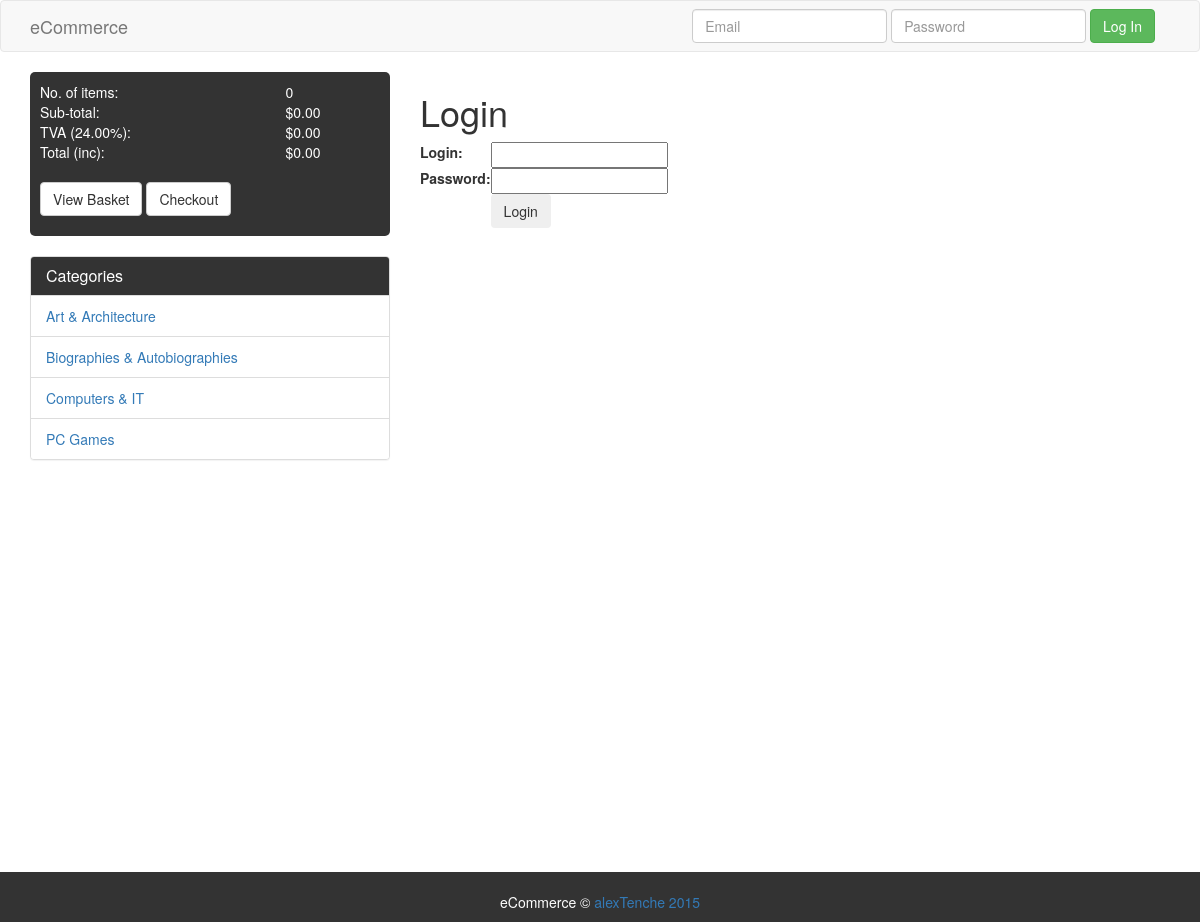
Page /admin/pages/index.php on the committed database.
### tables this page shows
CREATE TABLE IF NOT EXISTS `business` (
  `id` int(11) NOT NULL AUTO_INCREMENT,
  `name` varchar(150) NOT NULL,
  `address` text NOT NULL,
  `telephone` varchar(100) NOT NULL,
  `email` varchar(200) NOT NULL,
  `website` varchar(200) NOT NULL,
  `vat_rate` decimal(5,2) NOT NULL,
  PRIMARY KEY (`id`)
);

CREATE TABLE IF NOT EXISTS `categories` (
  `id` int(11) NOT NULL AUTO_INCREMENT,
  `name` varchar(150) NOT NULL,
  PRIMARY KEY (`id`)
);

### classes/Dbase.php (called while the page is built, shortened)
<?php
class Dbase{
	private $_host = "localhost";
	private $_user = "root";
	private $_password = "";
	private $_name = "eCommerce";
	private $_conndb = false;
	private function connect(){
		try{
			$this->_conndb = new PDO("mysql:host=".$this->_host.";dbname=".$this->_name, $this->_user, $this->_password );
			$this->_conndb->setAttribute(PDO::ATTR_ERRMODE,PDO::ERRMODE_EXCEPTION);
			$this->_conndb->exec("SET NAMES 'utf8'");
		} catch (Exception $e){
			echo "Could not connect to the databse - PDO connection";
		exit;
		}
	}
	public function query( $sql ){
		try{
			$result = $this->_conndb->query($sql);
		}catch (Exception $e){
			echo "Data could not be retrieved from database - query";
			exit;
		}
		return $result;
	}
	public function fetchAll( $sql ){
		$result = $this->query( $sql );
		$out = $result->fetchAll(PDO::FETCH_ASSOC);
		return $out;
	}
	public function fetchOne( $sql ){
		$out = $this->fetchAll($sql);
		return array_shift($out);
	}
}

### classes/Application.php (called while the page is built, shortened)
<?php
class Application {
	public function __construct() {
		$this->db = new Dbase();
	}
}

### classes/Business.php (called while the page is built, shortened)
<?php
class Business extends Application {
	private $_table = 'business';
	public function getBusiness() {
		$sql = "SELECT * FROM $this->_table WHERE id = 1";
		return $this->db->fetchOne($sql);
	}
	public function getVatRate() {
		$business = $this->getBusiness();
		return $business['vat_rate'];
	}
}

### classes/Basket.php (called while the page is built, shortened)
<?php
class Basket {
	public $_sub_total;
	public $_vat;
	public function __construct() {
		$this->_empty_basket = empty($_SESSION['basket']) ? true : false;
		$objBusiness = new Business();
		$this->_vat_rate = $objBusiness->getVatRate();
	}
	public function noItems() {
		$value = 0;
		$this->_number_of_items = $value;
	}
	public function subtotal() {
		$value = 0;
		$this->_sub_total = round($value, 2);
	}
	public function vat() {
		$value = 0;
		$this->_vat = round($value, 2);
	}
	public function total() {
		$this->_total = round(($this->_sub_total + $this->_vat), 2);
	}
}

### classes/Catalogue.php (called while the page is built, shortened)
<?php
class Catalogue extends Application {
	public function getCategories() {
		$sql = "SELECT * FROM categories ORDER BY name ASC";
		return $this->db->fetchAll($sql);
	}
}
?>

### classes/Url.php (called while the page is built, shortened)
<?php
class Url {
	public static function getParam($par) {
		return isset($_GET[$par]) && $_GET[$par] != "" ? $_GET[$par] : null;
	}
}

### classes/Helper.php (called while the page is built, shortened)
<?php
class Helper {
	public static function getActive($page = null) {
		if(!empty($page)) {
			if(is_array($page)) {
				$error = array();
				foreach($page as $key => $value) {
					if(Url::getParam($key) != $value) {
						array_push($error, $key);
					}
				}
				return empty($error) ? " class=\"act\"" : null;
			}
		}
		return $page == Url::cPage() ? " class=\"act\"" : null;
	}
	public static function encodeHTML($string, $case = 2) {
		switch($case) {
			case 2:
			$pattern = '<([a-zA-Z0-9\.\, "\'_\/\-\+~=;:\(\)?&#%![\]@]+)>';
			$textMatches = preg_split('/' . $pattern . '/', $string);
			$textSanitised = array();
			foreach($textMatches as $key => $value) {
				$textSanitised[$key] = htmlentities(html_entity_decode($value, ENT_QUOTES, 'UTF-8'), ENT_QUOTES, 'UTF-8');
			}
			foreach($textMatches as $key => $value) {
				$string = str_replace($value, $textSanitised[$key], $string);
			}
			return $string;
			break;
		}
	}
}

### mod/basket_left.php (the view)
<?php $objBasket = new Basket(); ?>
<div class="cart-block" style="background: #333;color: #fff;padding: 10px;margin-bottom: 20px;border-radius:5px;">
  <form action="cart/update" method="post">
    <table cellpadding="6" cellspacing="1" style="width:100%" border="0" id="basket_left">
      <tr>
        <td>No. of items:</td>
        <td class="bl_ti"><span><?php echo $objBasket->_number_of_items; ?></span></td>
      </tr>
      <tr>
        <td>Sub-total:</td>
        <td class="bl_st"><?php echo Catalogue::$_currency; ?><span><?php echo number_format($objBasket->_sub_total, 2); ?></span></td>
      </tr>
      <tr>
        <td>TVA (<span><?php echo $objBasket->_vat_rate; ?></span>%):</td>
        <td class="bl_vat"><?php echo Catalogue::$_currency; ?><span><?php echo number_format($objBasket->_vat, 2); ?></span></td>
      </tr>
      <tr>
        <td>Total (inc):</td>
        <td class="bl_total"><?php echo Catalogue::$_currency; ?><span><?php echo number_format($objBasket->_total, 2); ?></span></td>
      </tr>
    </table>
    <br>
    <p>
      <a class="btn btn-default" href="?page=basket">View Basket</a>
      <a class="btn btn-default" href="?page=checkout">Checkout</a>
    </p>
  </form>
</div>

### template/_header.php (shortened to what this page needs)
<?php
$objCatalogue = new Catalogue();
$cats = $objCatalogue->getCategories();
$objBusiness = new Business();
$business = $objBusiness->getBusiness();
?>
<!DOCTYPE html>
<head>
	<link rel="stylesheet" href="https://maxcdn.bootstrapcdn.com/bootstrap/3.3.2/css/bootstrap.min.css">
	<link href="css/custom.css" rel="stylesheet" type="text/css" />
</head>
<body>
	<div class="navbar navbar-default">
		<div class="container">
			<div class="navbar-header">
				<a href="/eCommerce/" class="navbar-brand"><?php echo $business['name']; ?></a>
			</div>
			<div class="collapse navbar-collapse">
				<form class="navbar-form navbar-right">
					<div class="form-group">
						<input type="email" class="form-control" placeholder="Email">
					</div>
					<div class="form-group">
						<input type="password" class="form-control" placeholder="Password">
					</div>
					<button type="submit" class="btn btn-success">Log In</button>
				</form>
			</div>
		</div>
	</div>
<div class="container">
	<div class="row">
		<div class="col-md-4" id="left">
			<?php require_once('basket_left.php'); ?>
			<div class="panel panel-default panel-list">
				<div class="panel-heading panel-heading-dark">
					<h3 class="panel-title">Categories</h3>
				</div>
				<ul class="list-group" id="navigation">
					<?php
					foreach($cats as $cat) :
						echo "<li class='list-group-item'><a href=\"?page=catalogue&amp;category=".$cat['id']."\"";
						echo Helper::getActive(array('category' => $cat['id']));
						echo ">";
						echo Helper::encodeHtml($cat['name']);
						echo "</a></li>";
					endforeach; ?>
				</ul>
			</div>
		</div>
		<div class="col-md-8" id="right">

### template/_header.php (style rules this page uses)
#navigation li { list-style: none; margin-left: 0; }
#navigation { margin-left: 0; padding: 0; }
.panel-heading-dark { background: #333333 !important; color: #fff !important; }
* { margin: 0; }
html, body { height: 100%; }
.container { min-height: 100%; height: auto !important; height: 100%; margin: 0 auto -50px; }

### rows in the picture
business: name "eCommerce", vat_rate "24.00"
categories: name "Art & Architecture"
categories: name "Biographies & Autobiographies"
categories: name "Computers & IT"
categories: name "PC Games"

### other values in the picture
$objBasket->_number_of_items "0"
Catalogue::$_currency "$"
$objBasket->_sub_total "0.00"
$objBasket->_vat "0.00"
$objBasket->_total "0.00"
